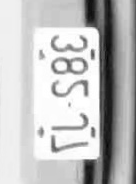
#> input picture img/3.bmp, 136 x 184 px
$ python borderdetect_dp_test1.py   (Python 2 division)   (older library calls are emulated)
#> lines starting #> are read from the running program, lines starting #| are printed output that depends on the picture
### functions.py
# -*- coding: utf-8 -*-
"""
Created on Sun Aug 17 18:10:30 2014

@author: Administrator
"""

import cv2
import os
import numpy as np
from sklearn.lda import LDA
import matplotlib.pyplot as plt
from sklearn.decomposition import PCA
from sklearn import svm
from sklearn.pls import PLSCanonical
#from sklearn.metrics import zero_one_loss
#from sklearn.ensemble import AdaBoostClassifier
from scipy import random
from scipy import io as sio
import scipy.signal as signal


# [23 lines left out: functions siLoadImages, siSmooth, not called in this run]


def siMedFilter(img):
    return signal.medfilt2d(img)


# [61 lines left out: functions siBeImage, siLoadImagesResize, siSobelY_S255, siSobelX_S255, siSobelY_U8, not called in this run]


def siSobelX_U8(imggray):
    sblx = cv2.Sobel(imggray, cv2.CV_16S, 1, 0)

    sblxy = np.abs(sblx)
    sblxy = sblxy / 2
    sblxy[sblxy>255] = 255

    return sblxy.astype(np.uint8)

# [296 lines left out: functions siSobel_U8, siHistMinMax, siGetAllHists256, siGetBlockHistsN, siNormalizePatch, siGetAllMultiHistsN and 9 more, not called in this run]


def siSave2MatFile(filename, datadict):
    print 'save to ', filename, '...'
    sio.savemat(filename, datadict)


# [106 lines left out: functions siGenerateAngleTable_U8, siHogOfOneBlock, siShowVideoY, siGetOneFrameFromVideoY, siGetFilesPathesListByExt, siPrintArray2D, not called in this run]


### borderdetect_dp_test1.py
# -*- coding: utf-8 -*-
"""
Created on Sat Jan  3 19:35:16 2015

@author: mzhang
"""


import cv2 as cv
import numpy as np
import functions as funcs
import matplotlib.pyplot as pp


def siPrintArray2D(fmt, aData):
    if len(aData.shape) != 2:
        print 'only support 2D array.'
        return
    h, w = aData.shape
    print 'Data:'
    print '%3c:['%(' '),
    for j in xrange(w):
        print fmt%(j),
    print ']'
    for i in xrange(h):
        print '%3d:['%(i),
        for j in xrange(w):
            print fmt%(aData[i, j]),
        print ']'


def get_line_score(segimg, x1, x2):
    imgh, imgw = segimg.shape
    score = 0
    invh = 1.0 / imgh
    for hi in xrange(imgh):
        imgrow = segimg[hi, :]
        xi = x1 + hi * (x2 - x1) * invh
        lxi = np.int(xi)
        r = xi - lxi
        hxi = lxi + 1
        vll = imgrow[lxi-1]
        vl = imgrow[lxi]
        vr = imgrow[hxi]
        vrr = imgrow[hxi+1]
        v = vl * (1 - r) + vr * r
        score += v
#        score += vll + vl + vr + vrr

    avgscore = score
    avgscore = score*10/imgh
#    if avgscore < 10:
#        avgscore = 0.
    return avgscore


def generateGraph(gimg):
    imgh, imgw = gimg.shape
    graph = np.zeros((imgw, imgw), dtype=np.int32)
    radius = imgh / 10
    print radius
    for x1 in xrange(4, imgw-4):
        for x2 in xrange(x1-radius, x1+radius+1):
            if x2 < 1 or x2 >= imgw-1:
                continue
            graph[x1, x2] = get_line_score(gimg, x1, x2)

    return graph


def findLinesByDP(graph):
    print 'graph shape:', graph.shape
    imgh, imgw = graph.shape
    if imgh != imgw:
        print 'findLinesByDP error....'
        exit()
    radius = 2
    pathgraph = np.zeros_like(graph, dtype=np.int32)
    maxgraph = np.copy(graph)
    for ri in xrange(1, imgh):
        rowmaxpre = maxgraph[ri-1, :]
        rowmaxnow = maxgraph[ri, :]
        pathrownow = pathgraph[ri, :]
        for ci in xrange(radius, imgw):
#            rowseg = rowmaxpre[:ci]
#            rowseg = rowmaxpre[:ci+1]
            rowseg = rowmaxpre[ci-radius:ci]
            pathrownow[ci] = np.argmax(rowseg) - radius
            rowmaxnow[ci] += np.max(rowseg)
#        print pathrownow

#    siPrintArray2D('%3d', pathgraph)
#    siPrintArray2D('%4d', maxgraph)
    xx = []
    lastrow = imgh - 1
    rowmaxlast = maxgraph[lastrow, :]

    rowmaxpathi = np.argmax(rowmaxlast)
    lastcol = rowmaxpathi
    colmaxlast = maxgraph[:, lastcol]
    colmaxpathi = np.argmax(colmaxlast)

    print 'max:%d,%d\n'%(colmaxpathi, rowmaxpathi)

    maxpathpre_subidx = pathgraph[colmaxpathi, rowmaxpathi]
    xxone = [colmaxpathi, rowmaxpathi]
    print xxone
    while(1):
        xxone[0] -= 1
        xxone[1] += maxpathpre_subidx
        if graph[xxone[0], xxone[1]] > 0:
            xx.append(np.copy(xxone))
        if xxone[0] == 0 or xxone[1] == 0:
            break
        maxpathpre_subidx = pathgraph[xxone[0], xxone[1]]
#        print xxone[0], maxpathi
    xx = np.asarray(xx)
    return xx


def filterRepeatLine(graph, xx):
    graphnew = np.zeros_like(graph)
    xnum = xx.shape[0]
    for i in xrange(xnum):
        x = xx[i, :]
        graphnew[x[0], x[1]] = graph[x[0], x[1]]
    imgw, imgw = graphnew.shape
    xxnew = []
    for i in xrange(imgw):
        col = graphnew[:, i]
        maxv = np.max(col)
        maxi = np.argmax(col)
        if maxv > 0:
            tmp = [maxi, i]
            xxnew.append(tmp)
    xxnew = np.asarray(xxnew)
    return xxnew


def showBiMaxConnection(img, gimg, graph, xx):
    imgh, imgw = gimg.shape
    print xx.shape
    pnum = xx.shape[0]
    zoom = 2
    zgimg = cv.resize(img, (np.int(imgw*zoom), imgh))
    imgh, imgw = zgimg.shape
    cimg = cv.cvtColor(zgimg, cv.COLOR_GRAY2BGR)
    cmrk = np.zeros_like(cimg)
    zxx = (xx * zoom + 0.5)
    zxx = zxx.astype(np.int32)
    for pi in xrange(pnum):
        x1 = xx[pi, 0]
        x2 = xx[pi, 1]
#        print graph[x1, x2]
        xs = zxx[pi, :]
        cv.line(cimg, (xs[0], 0), (xs[1], imgh-1), (0, 0, 255), 1)
# [4 lines of commented-out code are left out]
    return cimg


def doNMS(graph):
    gh, gw = graph.shape
    nmsgraph = np.zeros_like(graph)
    for hi in xrange(1, gh-1):
        for wi in xrange(1, gw-1):
            if graph[hi, wi] > graph[hi-1, wi-1] \
               and graph[hi, wi] > graph[hi+1, wi+1] \
               and graph[hi, wi] > graph[hi+1, wi] \
               and graph[hi, wi] > graph[hi-1, wi] \
               and graph[hi, wi] > graph[hi, wi+1] \
               and graph[hi, wi] > graph[hi, wi-1] \
               and graph[hi, wi] > graph[hi-1, wi+1] \
               and graph[hi, wi] > graph[hi+1, wi-1]:
                   nmsgraph[hi, wi] = graph[hi, wi]
#                   nmsgraph[hi, wi] = 1
    return nmsgraph


def get_edge(gradimg):
    imgh, imgw = gradimg.shape
    edgeimg = np.zeros_like(gradimg)
    for ri in xrange(imgh):
        for ci in xrange(1, imgw-1):
            if gradimg[ri, ci] > 10 and \
                gradimg[ri, ci] > gradimg[ri, ci-1] and \
                gradimg[ri, ci] > gradimg[ri, ci+1]:
                    edgeimg[ri, ci] = 1
    return edgeimg


def getBiMaxGraph(graph):
    gh, gw = graph.shape
    newgraph = np.zeros_like(graph)
    for ri in xrange(gw):
        row = graph[ri, :]
        maxcoli = np.argmax(row)
        col = graph[:, maxcoli]
        maxrowi = np.argmax(col)
        if maxrowi == ri and graph[ri, maxcoli] > 0:
            newgraph[ri, maxcoli] = graph[ri, maxcoli]

    return newgraph

def getLines(graph):
    imgh, imgw = graph.shape
    xx = []
    for ri in xrange(imgh):
        for ci in xrange(imgw):
            if graph[ri, ci] > 0:
                xx.append([ri, ci])
    xx = np.asarray(xx)
    return xx


def filterCrossLines(graph, xxtmp):
    xx = np.copy(xxtmp.T)
    lnum = xx.shape[1]
    for i1 in xrange(lnum-1):
        line1 = xx[:, i1]
        if line1[0]==0:
            continue
        v1 = graph[line1[0], line1[1]]
        for i2 in xrange(i1+1, lnum):
            line2 = xx[:, i2]
            if line2[0]==0:
                continue
            v2 = graph[line2[0], line2[1]]
            if ((line1[0]-line2[0])*(line1[1]-line2[1])<0):
                if v1>v2:
                    line2[0] = 0
                else:
                    line1[0] = 0
                    break
    xxnew = []
    for i1 in xrange(lnum):
        line = xx[:, i1]
        if line[0]==0:
            continue
        xxnew.append(line)
    xxnew = np.asarray(xxnew)

    return xxnew

fd = 'img/'
fns = ['1.bmp', '2.bmp', '3.bmp', '4.bmp', '5.bmp', '6.bmp', '7.bmp']
gimg = cv.imread(fd+fns[2], cv.CV_LOAD_IMAGE_GRAYSCALE)
#> gimg is the input picture: shape (184, 136); min 4, max 255, mean 192.6
gimg = cv.resize(gimg, (gimg.shape[1]*5/10, gimg.shape[0]))
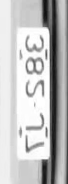
#> gimg: shape (184, 68); min 12, max 255, mean 192.8
imgh, imgw = gimg.shape
#> imgh = 184; imgw = 68
sblx = funcs.siSobelX_U8(gimg)
#> in siSobelX_U8, `sblx = cv2.Sobel(imggray, cv2.CV_16S, 1, 0)`:
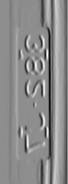
#> sblx: shape (184, 68) int16; min -771, max 614, mean -14.4; drawn with min black and max white
#> in siSobelX_U8, `sblxy = np.abs(sblx)`:
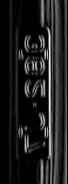
#> sblxy: shape (184, 68) int16; min 0, max 771, mean 93.9; drawn with min black and max white
#> in siSobelX_U8, `sblxy[sblxy>255] = 255`:
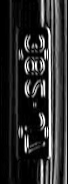
#> sblxy: shape (184, 68) int16; min 0, max 255, mean 45.8
#sblx[-1::-1, :] = sblx[0:, :]
#sblx = get_edge(sblx)
segnum = 1
segimgh = imgh / segnum
#> segimgh = 184


wratio = [24, 27]
wratio = [0, 100] #35
#wratio = [0, 100]
for i in xrange(0, segnum):
    segimg = np.copy(sblx[segimgh*i:segimgh*(i+1), imgw*wratio[0]/100:imgw*wratio[1]/100])
    segimg2 = np.copy(gimg[segimgh*i:segimgh*(i+1), imgw*wratio[0]/100:imgw*wratio[1]/100])
#    cv.imshow('test', segimg)

    seggraph = generateGraph(segimg)
#    siPrintArray2D('%3d', seggraph)
    if 1:
        nmsgraph = doNMS(seggraph)
    elif 0:
        nmsgraph = seggraph
    else:
        nmsgraph = getBiMaxGraph(seggraph)

    xx1 = getLines(nmsgraph)
    xx1_1 = filterCrossLines(nmsgraph, xx1)
    siPrintArray2D('%4d', nmsgraph)
    xx2 = findLinesByDP(nmsgraph)
#    xx2 = filterRepeatLine(nmsgraph, xx2)
    siPrintArray2D('%3d', xx2)

    cimg1 = showBiMaxConnection(segimg2, segimg, nmsgraph, xx1)
    cimg2 = showBiMaxConnection(segimg2, segimg, nmsgraph, xx2)
    cimg1_1 = showBiMaxConnection(segimg2, segimg, nmsgraph, xx1_1)
    allimg = np.append(cimg1, cimg2[-1::-1, :], axis=0)
#    allimg = np.append(cimg1, cimg2, axis=0)
    allimg = np.append(allimg, cimg1_1, axis=0)
    cv.imshow('markline_max', allimg)
    cv.waitKey(0)
#> this loop made 1 pass
#> (printed output is left out)
#> pass 1, `seggraph = generateGraph(segimg)`:
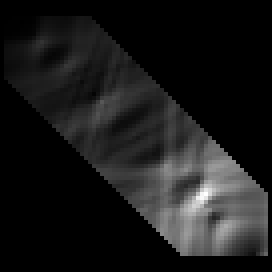
#> seggraph: shape (68, 68) int32 (shown 4 times larger); min 0, max 2045, mean 209; drawn with min black and max white
#> pass 1, `nmsgraph = doNMS(seggraph)`:
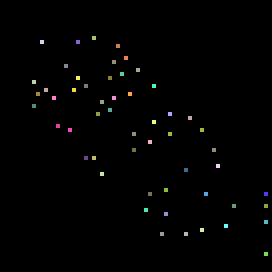
#> nmsgraph: shape (68, 68) int32 (shown 4 times larger); 53 distinct labels, from 0 to 2045; one colour per label, 0 black

$ run again, with img/13.bmp copied over img/3.bmp
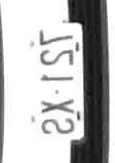
#> input picture img/13.bmp, 115 x 163 px
#> gimg is the input picture: shape (163, 115); min 5, max 255, mean 189.9
#> gimg: shape (163, 57)
#> in siSobelX_U8, `sblxy[sblxy>255] = 255`:
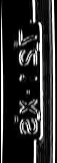
#> sblxy: shape (163, 57) int16; min 0, max 255, mean 48.3
#> the loop `for i in xrange(0, segnum):` made 1 pass
#> (printed output is left out)
#> pass 1, in showBiMaxConnection, `zgimg = cv.resize(img, (np.int(imgw*zoom), imgh))`:
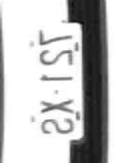
#> zgimg: shape (163, 114); min 14, max 255, mean 190
